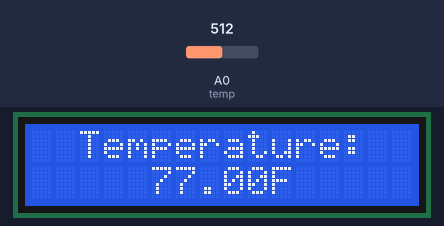
A program run on a simulated Arduino Mega 2560, built with avr-gcc and run on an emulated ATmega2560. On the bench: 16×2 character LCD. The inputs (shaded band) are chosen by the test bench; at power-on: A0 (temp) = 512.

Above: at 1.2 s.
1.3 s: A0 (temp) set to 633
At 2.7 s:
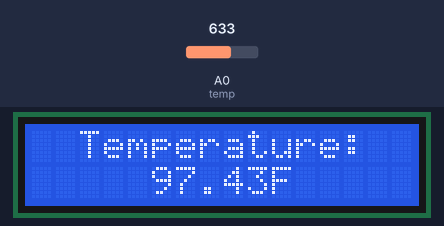
3.0 s: A0 (temp) set to 666
At 4.2 s:
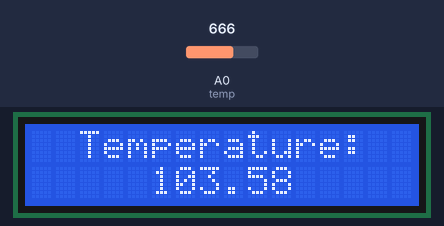
4.5 s: A0 (temp) set to 716
At 5.7 s:
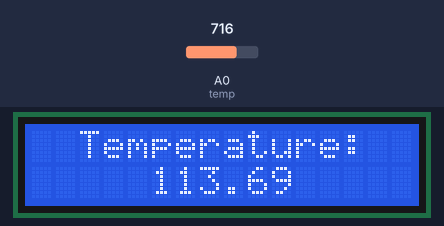
Timing chart, 0 to 7.5 s (numbered marks = the images above; inputs shaded):
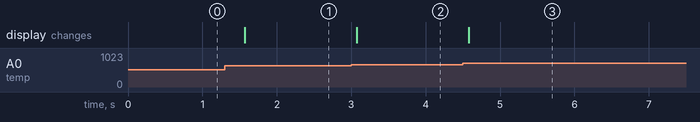

The program:

main.cpp
```cpp
/*
  LiquidCrystal Library - Temperature Display

  Use a termistor to measure temp, and display on LCD screen.

  Circuit:
  - Analog Pins: Thermistor
  - Digital Pins: RS, E, D4, D5, D6, D7
  - Ground: RW, VSS, K, Thermistor (w/ 10k resistor)
  - 5V: VDD, A, Thermistor
  - 10K Potentiometer : V0 (1 ground, 1 5V)
 */

#include <Arduino.h>
#include <LiquidCrystal.h>


const int temp = 0; // Temp Analog Sensor Pin
// Initialize LiquidCrystal LCD (16 pin w/ Hitachi HD44780 driver)
const int rs = 7, en = 8, d4 = 9, d5 = 10, d6 = 11, d7 = 12;
LiquidCrystal lcd(rs, en, d4, d5, d6, d7);

void setup() {
  lcd.begin(16, 2);  // 16 col x 2 row LCD
  lcd.setCursor(2, 0);
  lcd.print("Temperature:");
  lcd.setCursor(10, 1);
  lcd.print("F");
}

void loop() {
  int tempReading = analogRead(temp);

  // Conversion from Elegoo lesson code (quality unknown)
  double tempK = log(10000.0 * ((1024.0 / tempReading - 1)));
  tempK = 1 / (0.001129148 + (0.000234125 + (0.0000000876741 * tempK * tempK )) * tempK );
  float tempC = tempK - 273.15;
  float tempF = (tempC * 9.0)/ 5.0 + 32.0;

  lcd.setCursor(5, 1);
  lcd.print(tempF);

  delay(500);
}
```

Measured:
- the behaviour switches between 647 and 648 on A0 (temp) (found by bisection; images 1 and 2)
- after the input at 1.3 s, the display: changes after 0.27 s (image 1)
- after the input at 3.0 s, the display: changes after 0.08 s (image 2)
- after the input at 4.5 s, the display: changes after 0.08 s (image 3)
